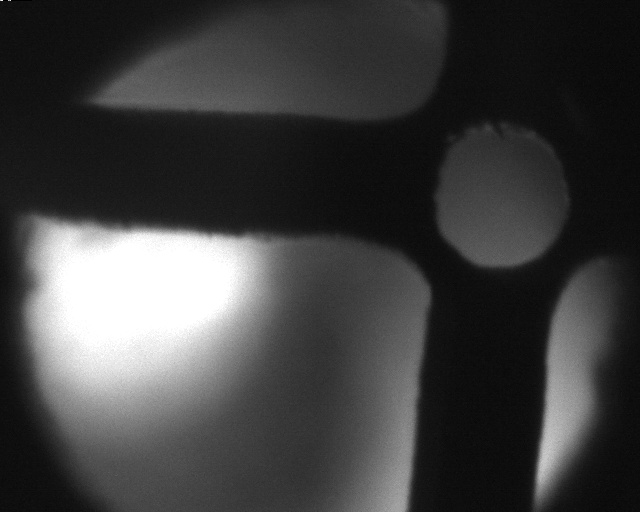
#> input picture mashes_calibration/data/calibration/vis/move_o.jpg, 640 x 512 px
$ python calibration.py   (Python 2 division)
#> lines starting #> are read from the running program, lines starting #| are printed output that depends on the picture; long printed decimals are rounded
### mashes_calibration/src/calibration/represent.py
import cv2
import numpy as np
from scipy import linalg

from homography import Homography

BLUE = [255, 0, 0]
RED = [0, 255, 0]
GREEN = [0, 0, 255]


class Representation():
    def __init__(self):
        pass

    def transform(self, hom, pnts):
        pnts = np.float32([
            np.dot(hom, np.array([pnt[0], pnt[1], 1])) for pnt in pnts])
        pnts = np.float32([pnt / pnt[2] for pnt in pnts])
        return pnts[:, :2]

    def define_camera(self, image, h):
        im_measures = cv2.warpPerspective(image, h, (500, 500))
        return im_measures

    def draw_axis_camera(self, image, pnts):
        cv2.line(image, (pnts[0][0], pnts[0][1]), (pnts[1][0], pnts[1][1]), RED, 2)
        cv2.line(image, (pnts[0][0], pnts[0][1]), (pnts[2][0], pnts[2][1]), GREEN, 2)
        return image

    def draw_points(self, image, pnts):
        for pnt in pnts:
            cv2.circle(image, (int(pnt[0]), int(pnt[1])), 10, BLUE, -1)
        return image


# [154 lines that do not run on import are left out]

### mashes_calibration/src/calibration/homography.py
import cv2
import numpy as np


class Homography():
    def __init__(self, pnts_pattern):
        self.pnts_pattern = pnts_pattern
        self.hom = np.eye(3)
        self.inv = np.eye(3)

    def calculate(self, pnts):
        self.hom, status = cv2.findHomography(pnts, self.pnts_pattern)
        self.inv = np.linalg.inv(self.hom)
        return self.hom

    def scale(self, hom):
        return np.mean([hom[0, 0], hom[1, 1]])

    # [14 lines left out: functions transform, project, not called in this run]

# [10 lines that do not run on import are left out]

### mashes_calibration/src/calibration/angle.py
import numpy as np


class Angle():
    def __init__(self):
        self.angle = 0

    def director_vector(self, pt1, pt2):
        vd = (pt2[0]-pt1[0], pt2[1]-pt1[1])
        return vd

    def calculate_angle(self, vd1, vd2):
        den = abs(vd1[0]*vd2[0]+vd1[1]*vd2[1])
        num1 = np.sqrt(vd1[0]**2+vd1[1]**2)
        num2 = np.sqrt(vd2[0]**2+vd2[1]**2)
        cos_angle = den/(num1*num2)
        angle = np.rad2deg(np.arccos(cos_angle))
        return angle


# [9 lines that do not run on import are left out]

### mashes_calibration/src/calibration/tcp.py
#!/usr/bin/env python

import cv2
import math
import itertools
import numpy as np
from utils import Utils
from bisector import Perp_bisector, Intersection
from translation import Translation


class TCP():
    def __init__(self):
        self.process = Utils()

    def read_image(self, image, scale):
        # Read source image.
        (size_y, size_x, colors) = image.shape
        image_resized = cv2.resize(image, (size_x*scale, size_y*scale), interpolation=cv2.INTER_NEAREST)
        # Show image and wait for 2 clicks.
        cv2.imshow("Image", image_resized)
        pts_image_resized = self.process.points_average(image_resized, 1)
        pts_image = pts_image_resized/scale
        return pts_image

    # [97 lines left out: functions calculate_perp_bisector, calculate_intersection, calculate_origin, calculate_translation_x, calculate_translation_y, calculate_orientation, not called in this run]

    def calculate_matrix(self, xc, yc, a):
        tcp_h_cam = [[math.cos(a), (-1)*math.sin(a), xc], [math.sin(a), math.cos(a), yc], [0, 0, 1]]
        return tcp_h_cam

    # [5 lines left out: function transform, not called in this run]

# [51 lines that do not run on import are left out]

### mashes_calibration/src/calibration/utils.py
import cv2
import numpy as np


class Utils():
    def __init__(self):
        self.A_1 = 0
        self.A_2 = 0
        self.B_1 = 0
        self.B_2 = 0
        self.C_1 = 0
        self.C_2 = 0
        self.point_1 = 0
        self.point_2 = 0
        self.point_3 = 0
        self.STEPS = 1

    # [105 lines left out: functions mouse_handler, mouse_handler_two, mouse_handler_one, origin_vectors, Point2CoordLines, get_four_points and 1 more, not called in this run]

    def get_point(self, im):
        # Set up data to send to mouse handler
        data_one = {}
        data_one['im'] = im.copy()
        data_one['points'] = []
        #Set the callback function for any mouse event
        cv2.imshow("Image", im)
        cv2.setMouseCallback("Image", self.mouse_handler_one, data_one)
        cv2.waitKey(0)

        # Convert array to np.array
        points = np.vstack(data_one['points']).astype(float)
        return points

    def points_average(self, image, points=4):
        pts = []
        print '''
            Click on the four/two/one corner/s of the pattern -- top left first and
            bottom rigth last -- and then hit ENTER
            '''
        if points == 4:
            pts_ptr = self.get_four_points(image)
        elif points == 2:
            pts_ptr = self.get_two_points(image)
        elif points == 1:
            pts_ptr = self.get_point(image)
        pts.append(pts_ptr)
        for i in range(self.STEPS - 1):
            print '''
                Repit selection one more time -- and then hit ENTER
                '''
            if points == 4:
                pts_ptr = self.get_four_points(image)
            elif points == 2:
                pts_ptr = self.get_two_points(image)
            elif points == 1:
                pts_ptr = self.get_point(image)
            pts.append(pts_ptr)
        pts_mean = np.mean(pts, axis=0)
        return pts_mean

    # [9 lines left out: function read_image, not called in this run]


# [3 lines that do not run on import are left out]

### mashes_calibration/src/calibration/calibration.py
import os
import cv2
import yaml
import numpy as np
from scipy import linalg

from tcp import TCP
from angle import Angle
from utils import Utils
from represent import Representation

from homography import Homography


class Calibration():
    def __init__(self, pnts_pattern):
        self.h = Homography(pnts_pattern)

        self.rep = Representation()
        self.tcp = TCP()
        self.a = Angle()

        self.hom = np.zeros((3, 3))
        self.inv_hom = np.zeros((3, 3))
        self.Frame = np.zeros((3, 3))
        self.inv_Frame = np.zeros((3, 3))
        self.hom_final_camera = np.zeros((3, 3))

    def get_pxls_homography(self, image, scale=1):
        return Utils().read_image(image, scale)

    def calculate_homography(self, pxls_pattern):
        self.hom = self.h.calculate(pxls_pattern)
        self.inv_hom = linalg.inv(self.hom)

    def get_pxl_origin(self, folder, scale=1):
        pxl_pnts = []
        for f in sorted(folder):
            im_uEye = cv2.imread(f)
            pxl_pnts.append(self.tcp.read_image(im_uEye, scale))
        return pxl_pnts

    def get_pxl_orientation(self, folder, scale=1):
        for f in sorted(folder):
            name = os.path.basename(f)
            if name == "move_x.jpg":
                im_uEye = cv2.imread(f)
                pxl_pnts_x = self.tcp.read_image(im_uEye, scale)
            elif name == "move_y.jpg":
                im_uEye = cv2.imread(f)
                pxl_pnts_y = self.tcp.read_image(im_uEye, scale)
            elif name == "move_o.jpg":
                im_uEye = cv2.imread(f)
                pxl_pnts_origin = self.tcp.read_image(im_uEye, scale)
        return pxl_pnts_origin, pxl_pnts_x, pxl_pnts_y

    def calculate_TCP_orientarion(self, pxl_pnts, pxl_pnts_origin, pxl_pnts_x, pxl_pnts_y, dx, dy):
        pxl_TCP = self.tcp.calculate_origin(pxl_pnts)
        print "TCP :", pxl_TCP
        factor, angle_y, angle_x = self.tcp.calculate_orientation(pxl_pnts_origin, pxl_pnts_x, pxl_pnts_y, dx, dy)
        return pxl_TCP, factor, angle_y, angle_x

    def calculate_angle_TCP(self, origin, axis_x, pattern):
        pnt_origin = self.rep.transform(self.hom, origin)
        pnt_x = self.rep.transform(self.hom, axis_x)
        pnt_pattern = self.rep.transform(self.hom, pattern)

        l_1 = np.float32([pnt_origin[0], pnt_x[0]])
        l_2 = pnt_pattern[0:2]
        vd1 = self.a.director_vector(l_1[0], l_1[1])
        vd2 = self.a.director_vector(l_2[0], l_2[1])
        angle = self.a.calculate_angle(vd1, vd2)
        return angle

    def calculate_frame(self, pxl_TCP, angle):
        pnts_TCP = self.rep.transform(self.hom, pxl_TCP)[0]
        a = np.deg2rad(angle)
        self.Frame = np.float32([[np.cos(a),  -np.sin(a), pnts_TCP[0]],
                                [np.sin(a),  np.cos(a), pnts_TCP[1]],
                                [0, 0, 1]])

        self.Orientation = np.float32([[np.cos(a),  -np.sin(a), 0],
                                       [np.sin(a),  np.cos(a), 0],
                                       [0, 0, 1]])
        self.inv_Orientation = linalg.inv(self.Orientation)
        self.inv_Frame = linalg.inv(self.Frame)

    def calculate_hom_final(self, img, pnts, corners, pnts_final):
        im_measures = self.rep.define_camera(img.copy(), self.hom)
        #------------------ Data in (c)mm
        image_axis = self.rep.draw_axis_camera(im_measures, pnts)
        #------------------
        pnts_Frame = pnts
        pnts_camera = self.rep.transform(self.Frame, pnts_Frame)

        image_axis_tcp = self.rep.draw_axis_camera(image_axis, pnts_camera)
        #------------------
        corners_Frame = corners
        corners_camera = self.rep.transform(self.Frame, corners_Frame)
        img = self.rep.draw_points(image_axis_tcp, corners_camera)
        #------------------
        pxls_corner = self.rep.transform(self.inv_hom, corners_camera)
        self.hom_final_camera, status = cv2.findHomography(pxls_corner.copy(), pnts_final)
        return self.hom_final_camera

    def write_config_file(self, filename):
        hom_vis = self.hom_final_camera
        hom_TCP = np.dot(self.inv_hom, self.Frame)
        inv_hom_TCP = np.dot(self.inv_Frame, self.hom)
        data = dict(hom_vis=hom_vis.tolist(),
                    hom=hom_TCP.tolist(),
                    inv_hom=inv_hom_TCP.tolist())
        with open(filename, 'w') as outfile:
            yaml.dump(data, outfile)
            print data

    def draw_pattern_axis(self, pnts, img):
        pnts_axis_pattern = pnts
        pxls_axis_pattern = self.rep.transform(self.inv_hom, pnts_axis_pattern)
        pnt_axis_pattern_final = self.rep.transform(self.hom_final_camera, pxls_axis_pattern)
        img_pattern_NIT = self.rep.draw_axis_camera(img, pnt_axis_pattern_final)
        return img_pattern_NIT

    def draw_TCP_axis(self, pnts, img):
        pnts_axis = pnts
        pnts_axis_TCP = self.rep.transform(self.Frame, pnts_axis)
        pxls_axis_TCP = self.rep.transform(self.inv_hom, pnts_axis_TCP)
        pnt_axis_TCP_final = self.rep.transform(self.hom_final_camera, pxls_axis_TCP)
        img_final_axis = self.rep.draw_axis_camera(img, pnt_axis_TCP_final)
        return img_final_axis

    def draw_axis(self, pnts, img):
        img_TCP = self.draw_pattern_axis(pnts, img)
        img_final = self.draw_TCP_axis(pnts, img_TCP)
        return img_final


if __name__ == '__main__':
    import glob

    pattern_points = np.float32([[0, 0], [1.1, 0], [0, 1.1], [1.1, 1.1]])
    img_points = np.float32([[1, 1], [6, 1], [1, 6], [6, 6]])
    uEye = Homography(pattern_points)


    uEye = Calibration(pattern_points)
    # [7 lines of commented-out code are left out]

    pxls_pattern_uEye = np.float32([[567, 142], [563, 261], [434, 138], [429, 256]])
    print uEye.calculate_homography(pxls_pattern_uEye)

    pxl_pnt_origin = np.float32([[501.5, 196]])
    pxl_pnt_x = np.float32([[510, 453]])
    pxl_TCP_uEye = np.float32([[320, 256]])

    angle = uEye.calculate_angle_TCP(pxl_pnt_origin, pxl_pnt_x, pxls_pattern_uEye)
    print "Angle TCP uEye: ", angle

    uEye.calculate_frame(pxl_TCP_uEye, angle)

    pnts = np.float32([[0, 0], [1, 0], [0, 1]])

    corners = np.float32([[-3.2, -3.2],
                          [3.2, -3.2],
                          [-3.2, 3.2],
                          [3.2, 3.2]])

    pnts_final = np.float32([[0, 0],
                             [500, 0],
                             [0, 500],
                             [500, 500]])

    im_ueye = cv2.imread("../../data/calibration/vis/move_o.jpg")
#> im_ueye is the input picture: shape (512, 640, 3); min 0, max 255, mean 63.6
    hom_final_uEye = uEye.calculate_hom_final(im_ueye, pnts, corners, pnts_final)
#> in draw_axis_camera, `cv2.line(image, (pnts[0][0], pnts[0][1]), (pnts[2][0], pnts[2][1]), GR..`: image: shape (500, 500, 3); mean of channels 0, 1, 2 0, 0, 0
#> in draw_axis_camera (call 2), `cv2.line(image, (pnts[0][0], pnts[0][1]), (pnts[1][0], pnts[1][1]), RE..`: image: shape (500, 500, 3); mean of channels 0, 1, 2 0, 0, 0
#> in draw_axis_camera (call 2), `cv2.line(image, (pnts[0][0], pnts[0][1]), (pnts[2][0], pnts[2][1]), GR..`: image: shape (500, 500, 3); mean of channels 0, 1, 2 0, 0, 0
#> after the loop in draw_points, `for pnt in pnts:`:
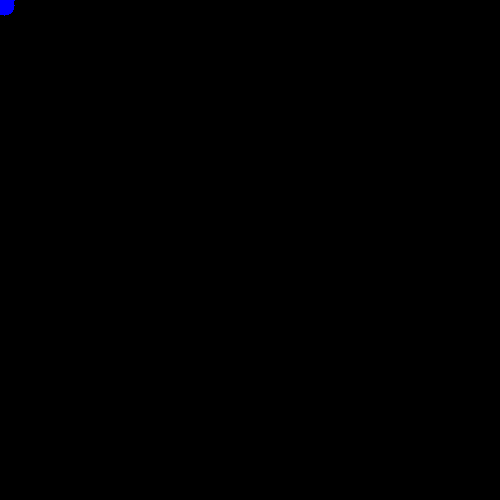
#> image: shape (500, 500, 3); mean of channels 0, 1, 2 0.2, 0, 0; drawn as B, G, R
#> in calculate_hom_final, `self.hom_final_camera, status = cv2.findHomography(pxls_corner.copy(),..`: self.hom_final_camera = [[-0.0555, 0.767, 80.73], [-0.66, -0.0631, 486.9], [6.13e-05, 7.08e-05, 1]]; status = [1, 1, 1, 1]
#> hom_final_uEye has the same summary as self.hom_final_camera in calculate_hom_final

    img_final_uEye = uEye.rep.define_camera(im_ueye, hom_final_uEye)
    print "uEye parameters: "
    print "Homography: ", uEye.hom
    print "Frame: ", uEye.Frame
    print "Final homography: ", uEye.hom_final_camera
#| Final homography:  [[-5.55376577e-02  7.67486201e-01  8.07334867e+01]
#|  [-6.60146955e-01 -6.31472940e-02  4.86850648e+02]
#|  [ 6.13438730e-05  7.07875537e-05  1.00000000e+00]]
    img_final_uEye_axis = uEye.draw_axis(pnts, img_final_uEye)
#> in draw_pattern_axis, `pnt_axis_pattern_final = self.rep.transform(self.hom_final_camera, pxl..`: pnt_axis_pattern_final = [[151.4, 99.14], [229.4, 94.23], [156.3, 177.1]]
#> in draw_TCP_axis, `pnt_axis_TCP_final = self.rep.transform(self.hom_final_camera, pxls_ax..`: pnt_axis_TCP_final = [[250, 250], [328.1, 250], [250, 328.1]]
#> in draw_axis_camera (call 4), `cv2.line(image, (pnts[0][0], pnts[0][1]), (pnts[2][0], pnts[2][1]), GR..`:
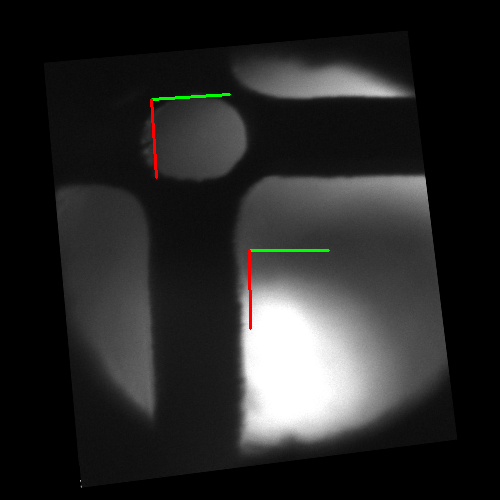
#> image: shape (500, 500, 3); mean B, G, R 39.6, 40, 40
    cv2.imshow("Image uEye final", img_final_uEye_axis)

#------------------

    NIT = Calibration(pattern_points)
    #pxls_pattern_NIT = np.float32([[8.19, 15.75], [10.98, 15.72], [8.10, 19.08], [11.04, 19.05]])
    #pxls_pattern_NIT = np.float32([[7.32, 16.05], [7.38, 19.62], [11.04, 15.99], [11.13, 19.53]])
    pxls_pattern_NIT = np.float32([[7.86, 15.72], [7.86, 18.75], [10.83, 15.72], [10.86, 18.69]])
    NIT.calculate_homography(pxls_pattern_NIT)

    pxl_pnt_origin = np.float32([[9.555, 17.655]])
    pxl_pnt_x = np.float32([[9.28, 23.04]])
    pxl_TCP_NIT = np.float32([[13.77, 19.69]])

    angle = NIT.calculate_angle_TCP(pxl_pnt_origin, pxl_pnt_x, pxls_pattern_NIT)
#> angle = 3.28
    print "Angle TCP NIT: ", angle
#| Angle TCP NIT:  3.278
    NIT.calculate_frame(pxl_TCP_NIT, angle)

    im_NIT = cv2.imread("../../data/calibration/nit/move_o.jpg")
    hom_final_NIT = NIT.calculate_hom_final(im_NIT, pnts, corners, pnts_final)
#> in define_camera (call 3), `im_measures = cv2.warpPerspective(image, h, (500, 500))`:
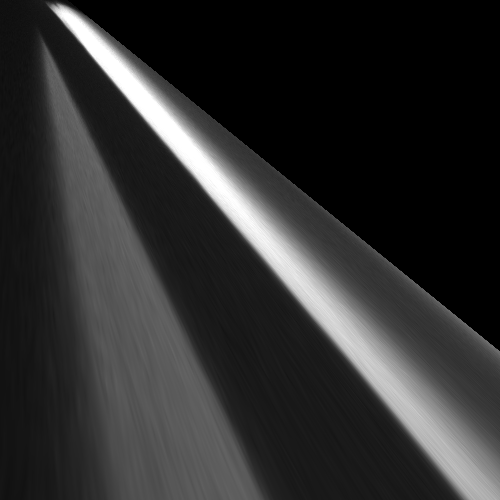
#> im_measures: shape (500, 500, 3); min 0, max 255, mean 46.9
#> in draw_axis_camera (call 5), `cv2.line(image, (pnts[0][0], pnts[0][1]), (pnts[2][0], pnts[2][1]), GR..`: image: shape (500, 500, 3); mean of channels 0, 1, 2 46.9, 46.9, 46.9
#> in draw_axis_camera (call 6), `cv2.line(image, (pnts[0][0], pnts[0][1]), (pnts[1][0], pnts[1][1]), RE..`: image: shape (500, 500, 3); mean of channels 0, 1, 2 46.9, 46.9, 46.9
#> in draw_axis_camera (call 6), `cv2.line(image, (pnts[0][0], pnts[0][1]), (pnts[2][0], pnts[2][1]), GR..`: image: shape (500, 500, 3); mean of channels 0, 1, 2 46.9, 46.9, 46.9
#> the loop in draw_points (call 2), `for pnt in pnts:` made 4 passes
#> pnt on passes 1 to 4: [-1.52, -1.18], [4.87, -0.81], [-1.88, 5.21], [4.51, 5.58]
#> after the loop in draw_points (call 2), `for pnt in pnts:`:
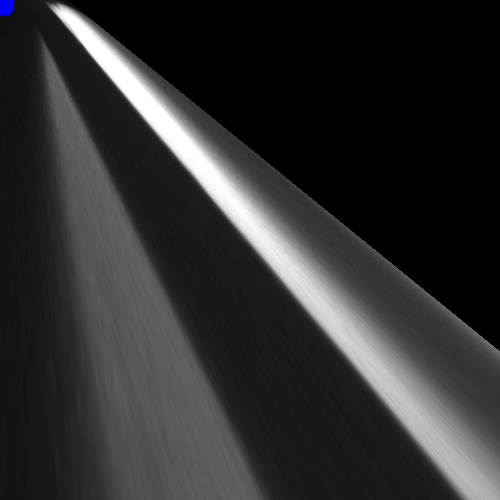
#> image: shape (500, 500, 3); mean of channels 0, 1, 2 47.1, 46.9, 46.9; drawn as B, G, R
#> hom_final_NIT = [[0.807, 29.07, -339.6], [27.81, -1.35, -112.2], [-0.00661, 0.00341, 1]]

    img_final_NIT = NIT.rep.define_camera(im_NIT, hom_final_NIT)
#> in define_camera (call 4), `im_measures = cv2.warpPerspective(image, h, (500, 500))`:
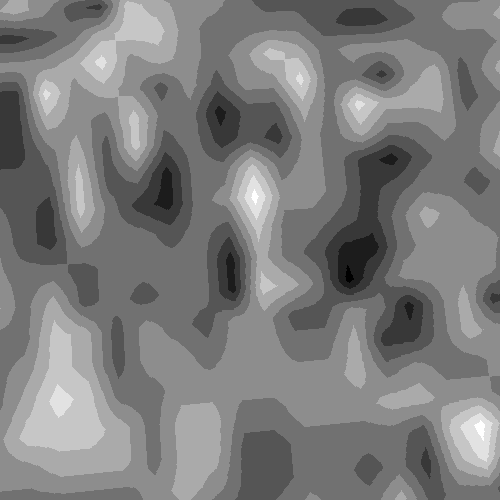
#> im_measures: shape (500, 500, 3); min 11, max 20, mean 15.43; drawn with min black and max white
    print "NIT homography: ", NIT.hom
#| NIT homography:  [[ 1.35460568e-17  3.67358850e-01 -5.77488122e+00]
#|  [ 3.63685352e-01  1.39775222e-17 -2.85856691e+00]
#|  [-6.61106639e-03  3.40637449e-03  1.00000000e+00]]
    img_final_NIT_axis = NIT.draw_axis(pnts, img_final_NIT)
    cv2.imshow("Image NIT final", img_final_NIT_axis)

#------------------

    img_final = cv2.addWeighted(img_final_uEye_axis, 0.3, img_final_NIT_axis, 0.7, 0)
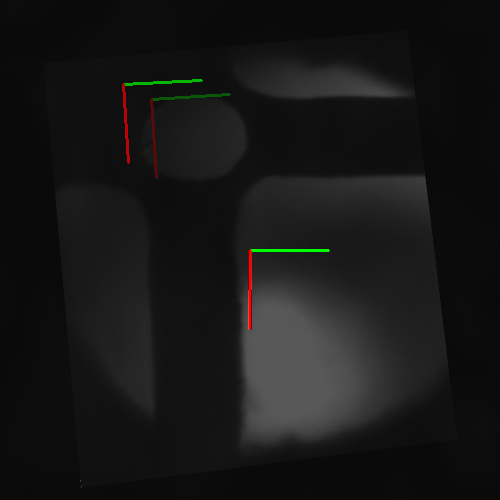
#> img_final: shape (500, 500, 3); mean B, G, R 22.6, 23, 23.1
    cv2.imshow("Image final", img_final)

    cv2.waitKey(0)

#------------------

    #---- Origin -----#
    files = glob.glob("../../data/calibration/vis/frame*.jpg")
    pxl_pnts = uEye.get_pxl_origin(files)
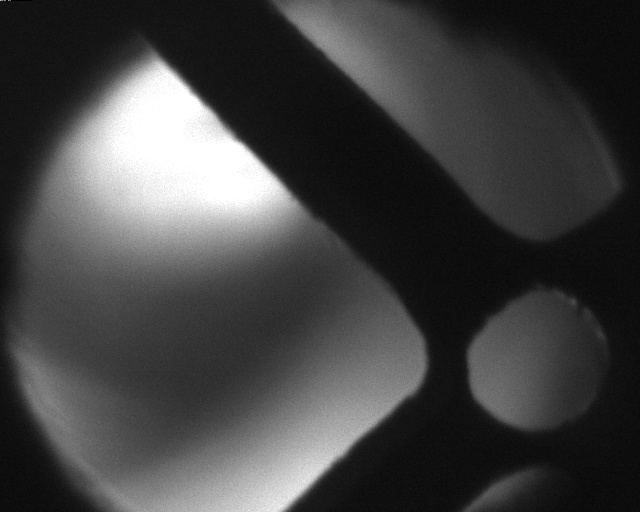
#> input picture mashes_calibration/data/calibration/vis/frame00.jpg, 640 x 512 px
#> in get_pxl_origin, im_uEye is the input picture: shape (512, 640, 3); min 0, max 255, mean 66.6
#> (the run stopped early here; a loop or call above may not have finished)
